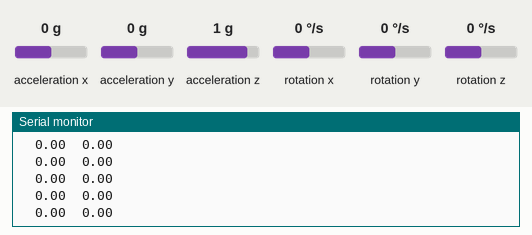
Simulated run of this sketch. Board: Arduino Uno, built with avr-gcc and run on an emulated ATmega328P. Shown: the last lines printed to the serial monitor. Wiring (inferred from the names in the program): MPU-6050 motion sensor at I2C address 0x68. The test bench sets the inputs (shaded band); at power-on: acceleration x 0 g, acceleration y 0 g, acceleration z 1 g, rotation x 0 °/s, rotation y 0 °/s, rotation z 0 °/s.

Above: at 4.7 s.
4.8 s: acceleration x set to -1.4 g
At 4.95 s:
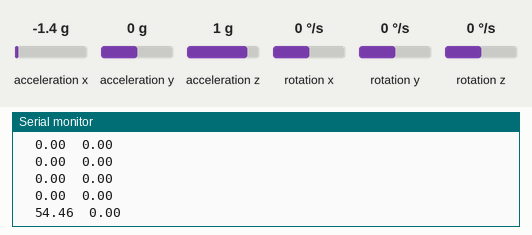
6.3 s: acceleration y set to -1.4 g
At 6.37 s:
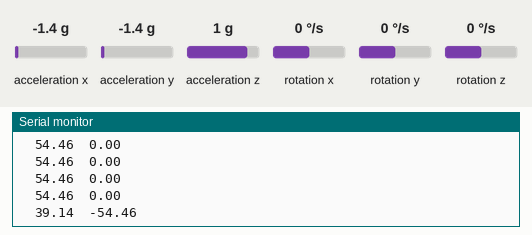
7.8 s: acceleration z set to -1.4 g
At 15.22 s:
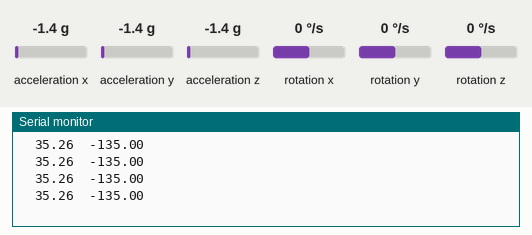
Timing chart, 0 to 15.3 s (numbered marks = the images above; inputs shaded):
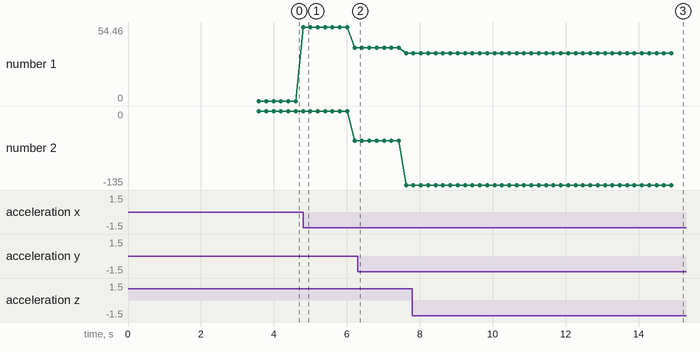

Measured:
- after the input at 7.8 s, the serial monitor: prints a new line at once (image 3)
- plotted number 1: 54.46 → 39.14 after the input at 4.8 s, 39.14 → 35.26 after the input at 6.3 s
- plotted number 2: 0 → -54.46 after the input at 4.8 s, -54.46 → -135 after the input at 6.3 s

The sketch:

mpu_with_calibration.ino
```cpp
#include <Wire.h>

// MPU6050 I2C address
#define MPU6050_ADDR 0x68

// Raw sensor values
int16_t rawAccX, rawAccY, rawAccZ;
int16_t rawGyroX, rawGyroY, rawGyroZ;

// Calibration offsets
float accOffsetX = 0, accOffsetY = 0, accOffsetZ = 0;
float gyroOffsetX = 0, gyroOffsetY = 0, gyroOffsetZ = 0;

// Scaled sensor values
float accX, accY, accZ;
float gyroX, gyroY, gyroZ;

// Orientation angles
float pitch, roll;

void setup() {
  Serial.begin(115200);
  Wire.begin();
  Wire.setClock(400000); // Fast I2C

  initializeMPU6050();
  calibrateSensors();

  Serial.println("MPU6050 Ready.");
}

void loop() {
  readMPU6050();

  // Convert raw to g's and deg/s, apply calibration
  accX = (rawAccX / 16384.0) - accOffsetX;
  accY = (rawAccY / 16384.0) - accOffsetY;
  accZ = (rawAccZ / 16384.0) - accOffsetZ;

  gyroX = (rawGyroX / 131.0) - gyroOffsetX;
  gyroY = (rawGyroY / 131.0) - gyroOffsetY;
  gyroZ = (rawGyroZ / 131.0) - gyroOffsetZ;

  // Compute pitch and roll
  pitch = atan2(-accX, sqrt(accY * accY + accZ * accZ)) * 180.0 / PI;
  roll = atan2(accY, accZ) * 180.0 / PI;

  // Print angles [Pitch: ROll]

  //Serial.print("Pitch: ");
  Serial.print(pitch); Serial.print("\t");
  //Serial.print(" °\tRoll: ");
  Serial.println(roll); Serial.print("\t");
  //Serial.println(" °");

  delay(200);
}

void initializeMPU6050() {
  Wire.beginTransmission(MPU6050_ADDR);
  Wire.write(0x6B); // Power management register
  Wire.write(0);    // Wake up MPU6050
  Wire.endTransmission(true);
}

void readMPU6050() {
  Wire.beginTransmission(MPU6050_ADDR);
  Wire.write(0x3B); // Starting register for Accel data
  Wire.endTransmission(false);
  Wire.requestFrom(MPU6050_ADDR, 14, true); // Read 14 bytes

  rawAccX = Wire.read() << 8 | Wire.read();
  rawAccY = Wire.read() << 8 | Wire.read();
  rawAccZ = Wire.read() << 8 | Wire.read();
  Wire.read(); Wire.read(); // Skip Temp
  rawGyroX = Wire.read() << 8 | Wire.read();
  rawGyroY = Wire.read() << 8 | Wire.read();
  rawGyroZ = Wire.read() << 8 | Wire.read();
}

void calibrateSensors() {
  Serial.println("Calibrating... Keep the sensor still");
  const int samples = 1000;
  long accXSum = 0, accYSum = 0, accZSum = 0;
  long gyroXSum = 0, gyroYSum = 0, gyroZSum = 0;

  for (int i = 0; i < samples; i++) {
    readMPU6050();
    accXSum += rawAccX;
    accYSum += rawAccY;
    accZSum += rawAccZ;
    gyroXSum += rawGyroX;
    gyroYSum += rawGyroY;
    gyroZSum += rawGyroZ;
    delay(3);
  }

  accOffsetX = (float)(accXSum / samples) / 16384.0;
  accOffsetY = (float)(accYSum / samples) / 16384.0;
  accOffsetZ = ((float)(accZSum / samples) / 16384.0) - 1.0; // Adjust for gravity

  gyroOffsetX = (float)(gyroXSum / samples) / 131.0;
  gyroOffsetY = (float)(gyroYSum / samples) / 131.0;
  gyroOffsetZ = (float)(gyroZSum / samples) / 131.0;

  Serial.println("Calibration complete.");
}
```
